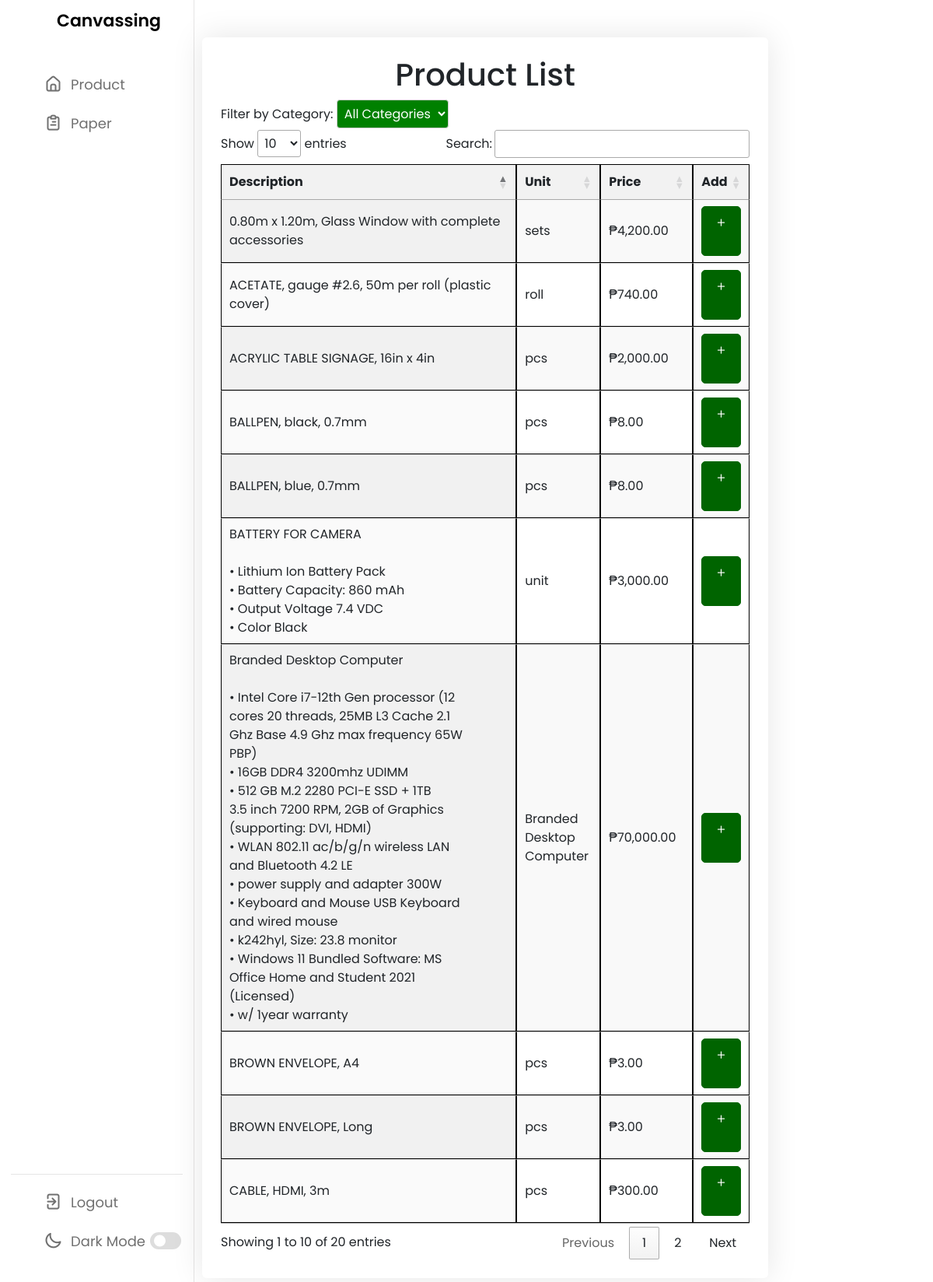
Page / (signed in) on the committed database.
### tables this page shows
CREATE TABLE `product` (
  `id` int(11) NOT NULL,
  `product_name` varchar(255) NOT NULL,
  `description` varchar(10000) NOT NULL,
  `product_price` varchar(100) NOT NULL,
  `product_qty` int(11) NOT NULL DEFAULT 1,
  `product_image` varchar(255) NOT NULL,
  `product_code` int(11) NOT NULL,
  `category` varchar(100) NOT NULL
);

### index.php (the view, shortened to what this page needs)
<?php
require('config.php');
require('navbar.php');
?>
<!DOCTYPE html>
<html lang="en">
<head>
    <link rel="stylesheet" type="text/css" href="">
</head>
<body>
    <div class="container-fluid mt-5">
        <div class="row justify-content-center">
            <div class="col-sm-5 col-md-8" id="order">
                <div class="card ms-5">
                    <div class="card-body">
                        <header>
                            <h1 class="text-center">Product List</h1>
                            <?php
                            $selectedCategory = isset($_GET['category']) ? $_GET['category'] : 'all';
                            ?>
                            <label for="categoryFilter">Filter by Category:</label>
                            <select id="categoryFilter" name="categoryFilter">
                                <option value="all" <?php echo ($selectedCategory === 'all') ? 'selected' : ''; ?>>All Categories</option>
                            </select>
                        </header>
                        <form action="" class="form-submit">
                            <table id="example" class="display" style="width:100%">
                                <thead>
                                    <tr>
                                        <th>Description</th>
                                        <th style="width: 70px;" >Unit</th>
                                        <th>Price</th>
                                        <th>Add</th>
                                    </tr>
                                </thead>
                                <tbody>
                                    <?php
                                    $query = "SELECT * FROM product";
                                    $result = mysqli_query($conn, $query);
                                    while ($row = mysqli_fetch_assoc($result)) {
                                        $description_with_breaks = nl2br($row['description']);
                                        echo "<tr>";
                                        echo "<td class='product-description'>{$description_with_breaks}</td>";
                                        echo "<td>{$row['product_name']}</td>";
                                        echo "<td>₱" . number_format($row['product_price'], 2) . "</td>";
                                        echo "<td>";
                                        echo "<button class='too addItemBtn' data-action='addItemToList' data-id='{$row['product_code']}'><i class='uil uil-plus' data-action='addItemToList' data-id='{$row['product_code']}'></i>&nbsp;&nbsp;</button>";
                                        echo "</td>";
                                        echo "</tr>";
                                    }
                                    ?>
                                </tbody>
                            </table>
                        </form>
                    </div>
                </div>
            </div>
        </div>
    </div>
</body>
</html>

### navbar.php (shortened to what this page needs)
<!DOCTYPE html>
<html lang="en">
<head>
  <link rel='stylesheet' href='https://cdnjs.cloudflare.com/ajax/libs/twitter-bootstrap/4.5.2/css/bootstrap.min.css' />
  <link rel='stylesheet' href='https://cdnjs.cloudflare.com/ajax/libs/font-awesome/5.9.0/css/all.min.css' />
  <link rel='stylesheet' href='https://cdnjs.cloudflare.com/ajax/libs/twitter-bootstrap/5.3.0/css/bootstrap.min.css' />
  <link rel="stylesheet" type="text/css" href="https://cdn.datatables.net/1.10.25/css/jquery.dataTables.css">
  <link rel="stylesheet" href="https://unicons.iconscout.com/release/v4.0.0/css/line.css">
  <link rel="stylesheet" type="text/css" href="adminpanel.css">
</head>
<body>
<nav>
    <div class="logo-name">
        <span class="logo_name"> Canvassing</span>
    </div>
    <div class="menu-items">
        <ul class="nav-links">
            <li>
                <a href="index.php">
                    <i class="uil uil-estate"></i>
                    <span class="link-name">Product</span>
                </a>
            </li>
            <li>
                <a href="cart.php">
                    <i class="uil uil-clipboard-alt"></i>
                    <span class="link-name">Paper</span>
                </a>
            </li>
            <li>
                <a href="signatory.php">
                    <i class=""></i>
                </a>
            </li>
        </ul>
        <ul class="logout-mode">
            <li>
                <a href="logout.php">
                    <i class="uil uil-signout"></i>
                    <span class="link-name">Logout</span>
                </a>
            </li>
            <li class="mode">
                <a href="#">
                    <i class="uil uil-moon"></i>
                    <span class="link-name">Dark Mode</span>
                </a>
                <div class="mode-toggle">
                    <span class="switch"></span>
                </div>
            </li>
        </ul>
    </div>
</nav>
</body>
</html>

### CSS/adminpanel.css (style rules this page uses)
* { margin: 0; padding: 0; box-sizing: border-box; font-family: 'Poppins', sans-serif; }
:root { --primary-color: #006d24; --panel-color: #FFF; --text-color: #000; --black-light-color: #707070; --border-color: #e6e5e5; --toggle-color: #DDD; --box1-color: #60f399; --box2-color: #FFE6AC; --box3-color: #E7D1FC; --title-icon-color: #fff; --tran-05: all 0.5s ease; --tran-03: all 0.3s ease; --tran-02: all 0.2s ease; }
body { min-height: 100vh; background-color: var(--panel-color); }
nav { position: fixed; top: 0; left: 0; height: 100%; width: 250px; padding: 10px 14px; background-color: var(--panel-color); border-right: 1px solid var(--border-color); transition: var(--tran-05); }
nav .logo-name { display: flex; align-items: center; }
nav .logo-name .logo_name { font-size: 22px; font-weight: 600; color: var(--text-color); margin-left: 14px; transition: var(--tran-05); }
nav .menu-items { margin-top: 40px; height: calc(100% - 90px); display: flex; flex-direction: column; justify-content: space-between; }
.menu-items li { list-style: none; }
.menu-items li a { display: flex; align-items: center; height: 50px; text-decoration: none; position: relative; }
.menu-items li a i { font-size: 24px; min-width: 45px; height: 100%; display: flex; align-items: center; justify-content: center; color: var(--black-light-color); }
.menu-items li a .link-name { font-size: 18px; font-weight: 400; color: var(--black-light-color); transition: var(--tran-05); }
.menu-items .logout-mode { padding-top: 10px; border-top: 1px solid var(--border-color); }
.menu-items .mode { display: flex; align-items: center; white-space: nowrap; }
.menu-items .mode-toggle { position: absolute; right: 14px; height: 50px; min-width: 45px; display: flex; align-items: center; justify-content: center; cursor: pointer; }
.mode-toggle .switch { position: relative; display: inline-block; height: 22px; width: 40px; border-radius: 25px; background-color: var(--toggle-color); }
.switch:before { content: ""; position: absolute; left: 5px; top: 50%; transform: translateY(-50%); height: 15px; width: 15px; background-color: var(--panel-color); border-radius: 50%; transition: var(--tran-02); }

### index.php (style rules this page uses)
.mt-5 { margin-top: 5rem; }
.card { margin-bottom: 20px; border: 0; border-radius: .375rem; box-shadow: 0 0 40px rgba(0, 0, 0, .1); }
.card-body { padding: 1.5rem; }
.text-center { text-align: center !important; }
table { width: 100%; border-collapse: collapse; margin-top: 20px; }
th, td { border: 1px solid #000; padding: 12px; text-align: left; }
th { background-color: #f2f2f2; }
.product-description { max-width: 550px; overflow: hidden; text-overflow: ellipsis; line-height: 1.5; }
.addItemBtn { background-color: #006400; color: #fff; border: 1px solid #006400; padding: 10px 15px; font-size: 14px; font-weight: bold; cursor: pointer; border-radius: 5px; transition: background-color 0.3s, transform 0.3s; }
#categoryFilter { background-color: green; color: white; border: 1px solid #ccc; border-radius: 4px; padding: 5px; }
#categoryFilter option { background-color: white; color: black; }
#categoryFilter option[selected] { background-color: green; color: white; }

### rows in the picture
product: description "0.80m x 1.20m, Glass Window with complete accessories", product_name "sets", product_price "4,200.00"
product: description "BATTERY FOR CAMERA • Lithium Ion Battery Pack • Battery Capacity: 860 mAh • Output Voltage 7.4 VDC • Color Black", product_name "unit", product_price "3,000.00"
product: description "Branded Desktop Computer • Intel Core i7-12th Gen processor (12 cores 20 threads, 25MB L3 Cache 2.1 Ghz Base 4.9 Ghz max frequency 65W PBP) • 16GB DDR4 3200mhz UDIMM • 512 GB M.2 2280 PCI-E SSD + 1TB 3.5 inch 7200 RPM, 2GB of Graphics (supporting: DVI, HDMI) • WLAN 802.11 ac/b/g/n wireless LAN and Bluetooth 4.2 LE • power supply and adapter 300W • Keyboard and Mouse USB Keyboard and wired mouse • k242hyl, Size: 23.8 monitor • Windows 11 Bundled Software: MS Office Home and Student 2021 (Licensed) • w/ 1year warranty", product_name "Branded Desktop Computer", product_price "70,000.00"
product: description "ACETATE, gauge #2.6, 50m per roll (plastic cover)", product_name "roll", product_price "740.00"
product: description "ACRYLIC TABLE SIGNAGE, 16in x 4in", product_name "pcs", product_price "2,000.00"
product: description "BALLPEN, black, 0.7mm", product_name "pcs", product_price "8.00"
product: description "BALLPEN, blue, 0.7mm", product_name "pcs", product_price "8.00"
product: description "BROWN ENVELOPE, A4", product_name "pcs", product_price "3.00"
product: description "BROWN ENVELOPE, Long", product_name "pcs", product_price "3.00"
product: description "CABLE, HDMI, 3m", product_name "pcs", product_price "300.00"
